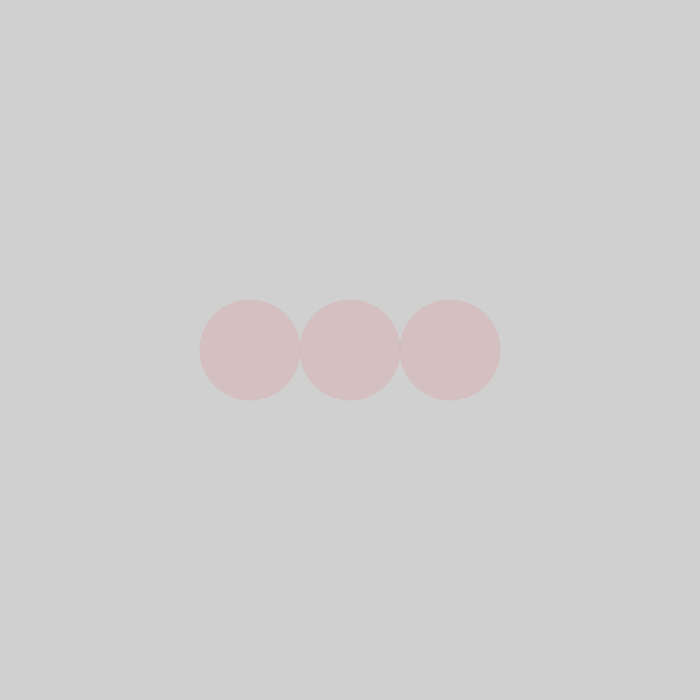
Frame 1 (no input)
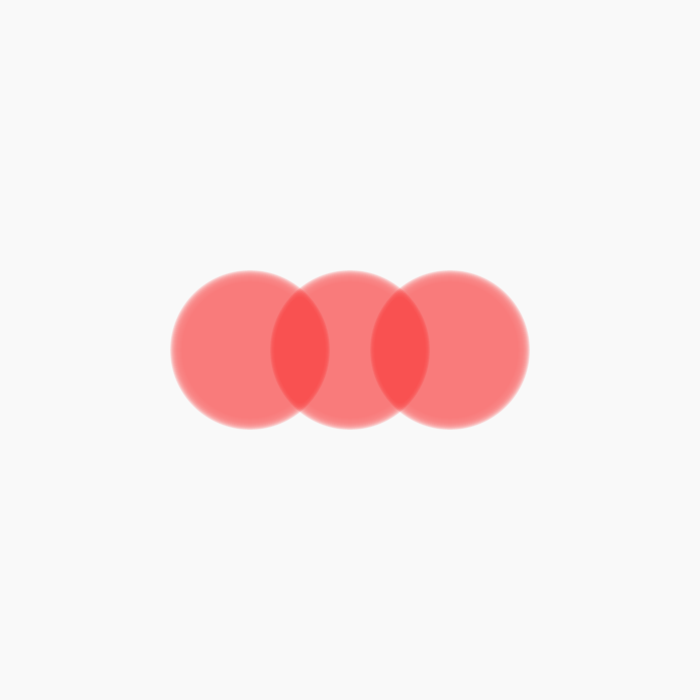
Frame 60 (the mouse pressed at the canvas centre just before this capture)
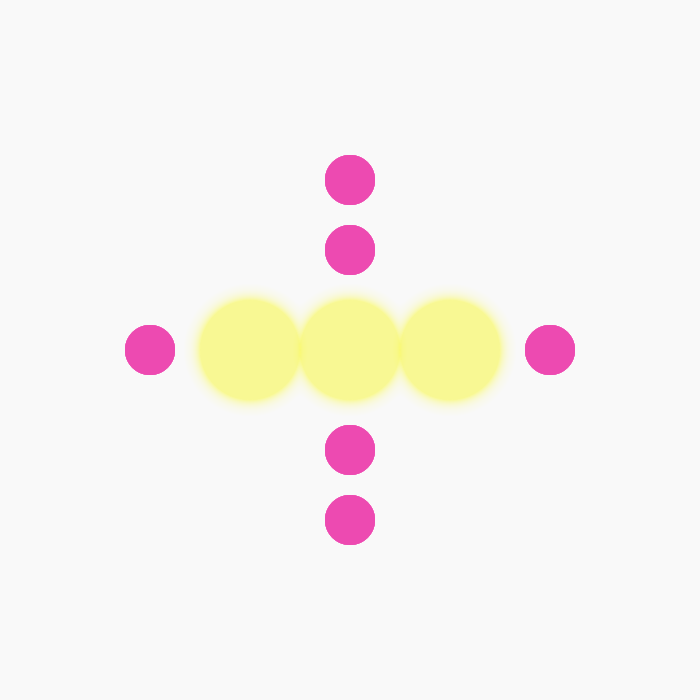
Frame 120 (the mouse held since frame 60 and released just before this capture)

The Processing sketch that drew these frames (run headless with seeded random() and noise(); from frame 60 on, the mouse is pressed at the canvas centre):

// Processing sketch: processing_52032
// ── processing_52032.pde

int x= 350;
int y= 350;
int i = 100;


void setup()
{
size(700, 700);
smooth();
noStroke();
}

void draw()
{
fill(255, 20); 
rect(0,0,width,height);

float d= dist(mouseX, mouseY, x, y);

if (mousePressed== true)
{
  fill(237, 74, 177);
  ellipse(x, y+100, 50, 50);
  ellipse(x, y-100, 50, 50);
  ellipse(x, y+170, 50, 50);
  ellipse(x, y-170, 50, 50);
  ellipse(x+200, y, 50, 50);
  ellipse(x-200, y, 50, 50);
}

if (d>=i) {
  fill(255,0, 0, 20);
  i++;
}
else 
{
  fill (247, 247, 50, 20);
  i--;
  


}
  
  ellipse (x, y, i, i);
  ellipse (x+100, y, i,i);
  ellipse (x-100, y, i, i);
}
